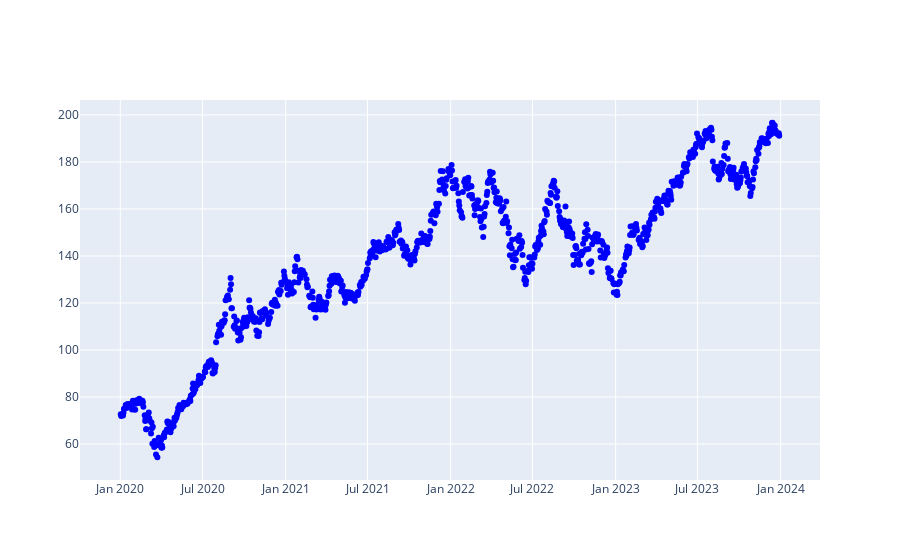

Here is the notebook cell this chart was saved with:
### Code cell
fig.add_trace(go.Scatter(
    x=df['ds'],
    y=df['y'],
    name='Actual',
    mode='markers',
    marker=dict(color='blue')
))

### Figure 1 — Plotly figure (JSON) as saved in the notebook; plotly's stock layout.template omitted (floating-point values rounded to 4 significant figures; data arrays with more than 128 entries replaced by an {"elided": "..."} marker saying what was removed)
{"data": [{"marker": {"color": "blue"}, "mode": "markers", "name": "Actual", "type": "scatter", "x": {"elided": "1006 str values"}, "y": {"elided": "1006 float values"}}], "layout": {}}
